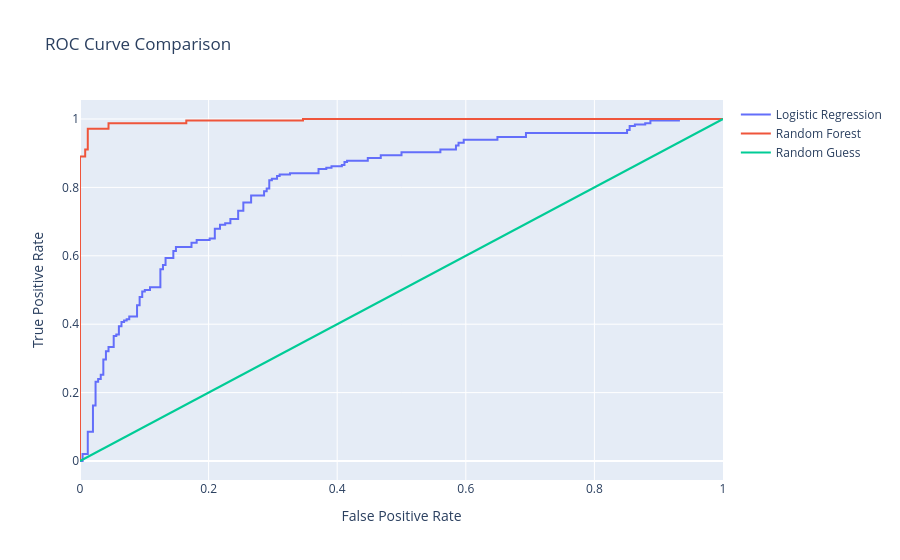

The code cell stored with this chart in its notebook:
### Code cell
fpr_log, tpr_log, _ = roc_curve(y_test,y_prob_log)
fpr_rf, tpr_rf, _ = roc_curve(y_test,y_prob_rf)

fig = go.Figure()

fig.add_trace(go.Scatter(x=fpr_log, y=tpr_log,
                         mode='lines',
                         name='Logistic Regression'))

fig.add_trace(go.Scatter(x=fpr_rf, y=tpr_rf,
                         mode='lines',
                         name='Random Forest'))

fig.add_trace(go.Scatter(x=[0,1],y=[0,1],
                         mode='lines',
                         name='Random Guess'))

fig.update_layout(title="ROC Curve Comparison",
                  xaxis_title="False Positive Rate",
                  yaxis_title="True Positive Rate")

fig.show()

### Figure 1 — Plotly figure (JSON) as saved in the notebook; plotly's stock layout.template omitted (floating-point values rounded to 4 significant figures; data arrays with more than 128 entries replaced by an {"elided": "..."} marker saying what was removed)
{"data": [{"mode": "lines", "name": "Logistic Regression", "type": "scatter", "x": {"elided": "179 float values"}, "y": {"elided": "179 float values"}}, {"mode": "lines", "name": "Random Forest", "type": "scatter", "x": [0.0, 0.0, 0.0, 0.0, 0.0, 0.0, 0.0, 0.0, 0.0, 0.0, 0.0, 0.0, 0.0, 0.0, 0.0, 0.0, 0.0, 0.0, 0.0, 0.0, 0.0, 0.0, 0.0, 0.0, 0.0, 0.0, 0.0, 0.0, 0.0, 0.0, 0.0, 0.0, 0.0, 0.0, 0.0, 0.0, 0.0, 0.0, 0.0, 0.0, 0.0, 0.0, 0.0, 0.0, 0.0, 0.0, 0.0, 0.0, 0.0, 0.0, 0.0, 0.0, 0.0, 0.0, 0.0, 0.0, 0.0, 0.0, 0.0, 0.0, 0.0, 0.0, 0.0, 0.0, 0.0, 0.0, 0.0, 0.0, 0.0, 0.0, 0.0, 0.0, 0.0, 0.0, 0.0, 0.0, 0.0, 0.0, 0.0, 0.0, 0.0, 0.008065, 0.008065, 0.008065, 0.0121, 0.0121, 0.0121, 0.0121, 0.0121, 0.0121, 0.04435, 0.04435, 0.1653, 0.1653, 0.3468, 0.3468, 1.0], "y": [0.0, 0.004065, 0.0122, 0.02439, 0.04878, 0.06504, 0.1098, 0.1179, 0.1301, 0.1341, 0.1423, 0.1463, 0.1545, 0.1667, 0.1707, 0.1789, 0.1911, 0.2073, 0.2154, 0.2236, 0.2276, 0.2358, 0.252, 0.2724, 0.2886, 0.3008, 0.3049, 0.313, 0.3252, 0.3293, 0.3374, 0.3415, 0.3577, 0.3821, 0.3902, 0.3984, 0.4065, 0.4106, 0.4187, 0.4228, 0.4309, 0.435, 0.4512, 0.4553, 0.4634, 0.4675, 0.4837, 0.5163, 0.5407, 0.565, 0.5772, 0.5813, 0.6016, 0.6098, 0.6138, 0.622, 0.6341, 0.6463, 0.6545, 0.6626, 0.6748, 0.6829, 0.6951, 0.7033, 0.7154, 0.7236, 0.7317, 0.7561, 0.7683, 0.7764, 0.7846, 0.7927, 0.8171, 0.8252, 0.8293, 0.8374, 0.8415, 0.8537, 0.8577, 0.8659, 0.8902, 0.8902, 0.8943, 0.9106, 0.9106, 0.9187, 0.9268, 0.9512, 0.9593, 0.9715, 0.9715, 0.9878, 0.9878, 0.9959, 0.9959, 1.0, 1.0]}, {"mode": "lines", "name": "Random Guess", "type": "scatter", "x": [0, 1], "y": [0, 1]}], "layout": {"title": {"text": "ROC Curve Comparison"}, "xaxis": {"title": {"text": "False Positive Rate"}}, "yaxis": {"title": {"text": "True Positive Rate"}}}}
